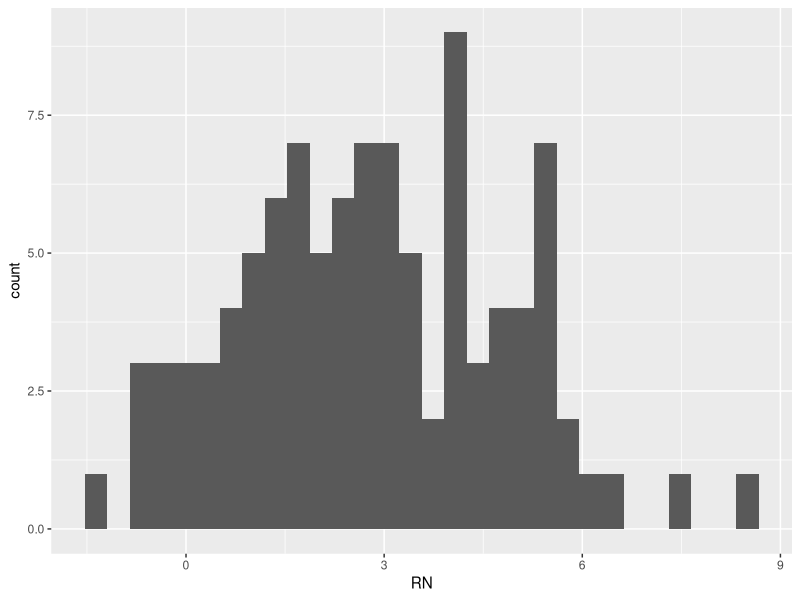
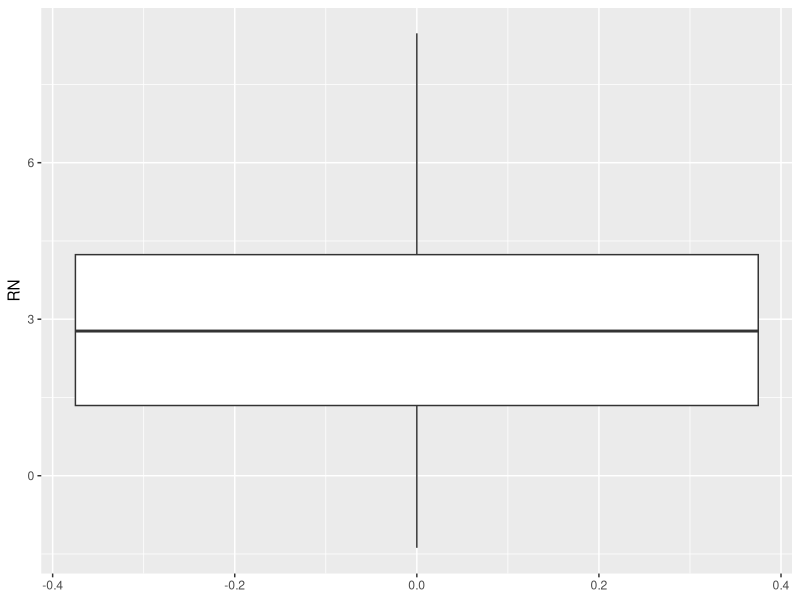
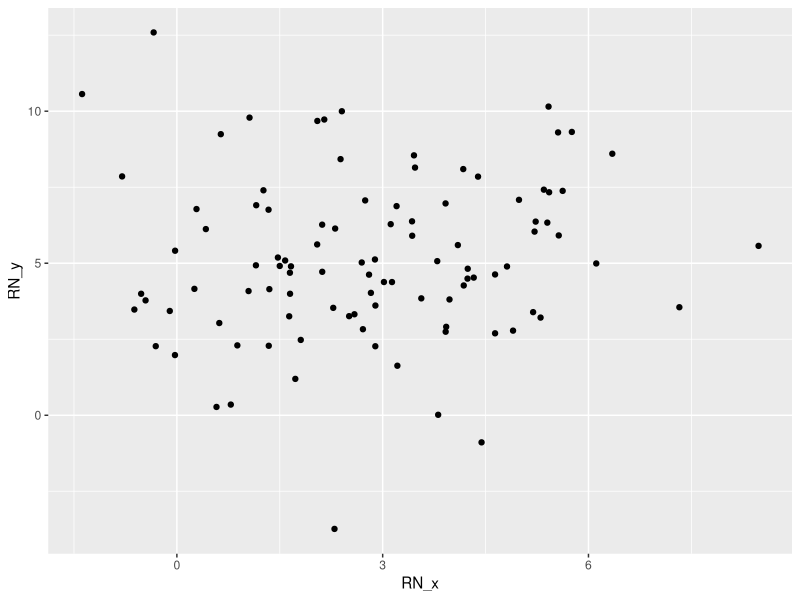
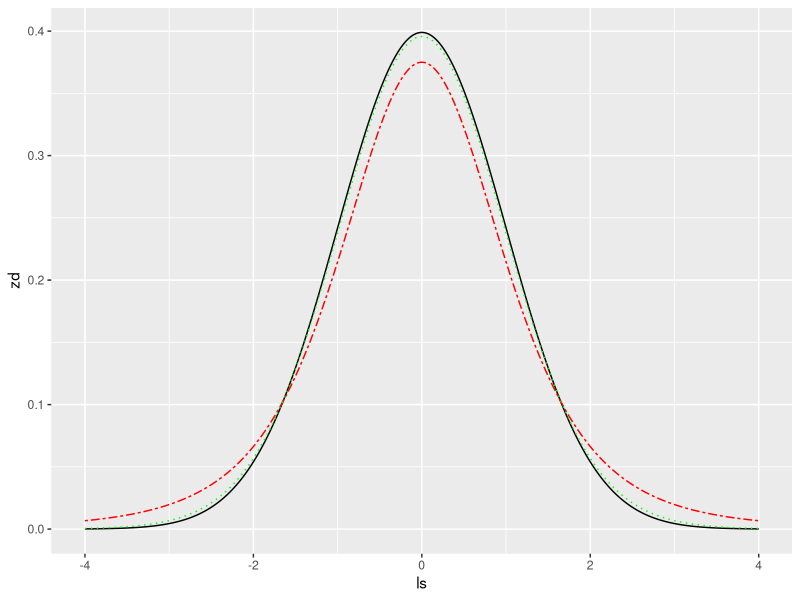

These figures' R source, in order:
## ---- chunk 1
knitr::opts_chunk$set(echo = TRUE)
Sys.setlocale("LC_ALL", "C")
## ---- chunk 2
sum_two <- function(a, b) {
  rst <- a + b
  return(rst)
}

# sum_two(a=3, b=5)
# sum_two(5,3)
c <- sum_two(a = 3, b = 5)
c
## ---- chunk 3
sum_two <- function(a, b) {
  rst1 <- a + b
  rst2 <- a - b
  return(list(rst1, rst2))
}

# sum_two(a=3, b=5)
c <- sum_two(a = 3, b = 5)
c
c[[2]]
unlist(sum_two(a = 3, b = 5)) # `unlist` turns list into vector
## ---- chunk 4
l1 <- list(g1 = "ABC", g2 = 1:5, g3 = rep("*", 3))
l1
my_vec <- unlist(l1) # list to vector. string takes precedence over integer
my_vec
my_list <- list(my_vec)
my_list
## ---- chunk 5
cal1 <- function(a, b) {
  return(list(a = a + b, b = a - b, c = a * b, d = a / b))
}
cal1(3, 5)
## ---- chunk 6
cal2 <- function(a, b, type) {
  if (type == "add") rst <- a + b
  if (type == "minus") rst <- a - b
  if (type == "multiply") rst <- a * b
  if (type == "divide") rst <- a / b
  return(rst) # Or, `return` can go directly inside `if`
}
cal2(3, 5, "divide")
## ---- chunk 7
sum_two <- function(a = 1, b) {
  rst1 <- a + b
  rst2 <- a - b
  return(list(out1 = rst1, out2 = rst2))
}

# sum_two( b=5)
sum_two(a = 10, b = 5) # a=1 is ignored
# sum_two(b=5, a=10) # Able to change the order
# c$out1
# c$out2
## ---- chunk 8
filter_even <- function(a) {
  return(a[a %% 2 == 0])
}
input <- c(1, 74, 4, 1, 8, 45, 2341, 33, 4, 6)
filter_even(input)
## ---- chunk 9
input <- c(1, 74, 4, 1, 8, 45, 2341, 33, 4, 6)
calc <- function(a) {
  return(list(
    mean = mean(a),
    var = var(a),
    std = sd(a),
    stderr = sd(a) / sqrt(length(a))
  ))
}
calc(input)
## ---- chunk 10
rev("hello")
rev(c(1, 2, 3, 4))
strsplit("hello", "")
strsplit("hello", "")[[1]]
rev_str <- function(org_str) { # IMPORTANT
  new_str <- paste0(rev(strsplit(org_str, "")[[1]]), collapse = "")
  return(new_str)
}
rev_str("hello")
## ---- chunk 11
# Reading and writing files are not included in the exam.
# Drawing plots are also not included.
# Section 8.2 is not going to be in the exam.
x <- runif(100000)
sum(x)
mean(x)
## ---- chunk 12
# install.packages("ggplot2")
library(ggplot2)

RN <- rnorm(100, 3, 2)
d_RN <- data.frame(RN)

ggplot(d_RN, aes(x = RN)) +
  geom_histogram() # histogram
ggplot(d_RN, aes(y = RN)) +
  geom_boxplot() # boxplot

RN_x <- RN
RN_y <- rnorm(100, 5, 3) # Mean 5, std 3
m_RN <- data.frame(RN_x, RN_y)
ggplot(m_RN, aes(x = RN_x, y = RN_y)) +
  geom_point() # scatter plot
## ---- chunk 13
pnorm(1.65)
## ---- chunk 14
1 - pnorm(1.65)
pnorm(1.65, lower.tail = FALSE)
## ---- chunk 15
pnorm(1.96)
pnorm(-1.96)
pnorm(1.96) - pnorm(-1.96)
## ---- chunk 16
qnorm(0.95)
## ---- chunk 17
ls <- seq(-4, 4, length = 2000)
zd <- dnorm(ls)
td1 <- dt(ls, df = 4)
td2 <- dt(ls, df = 30)
m_zd <- data.frame(ls, zd, td1, td2)
gg <- ggplot(m_zd, aes(x = ls, y = zd)) +
  geom_line()
gg + geom_line(aes(ls, td1), color = "red", linetype = 6) + geom_line(aes(ls, td2), color = "green", linetype = 3)
